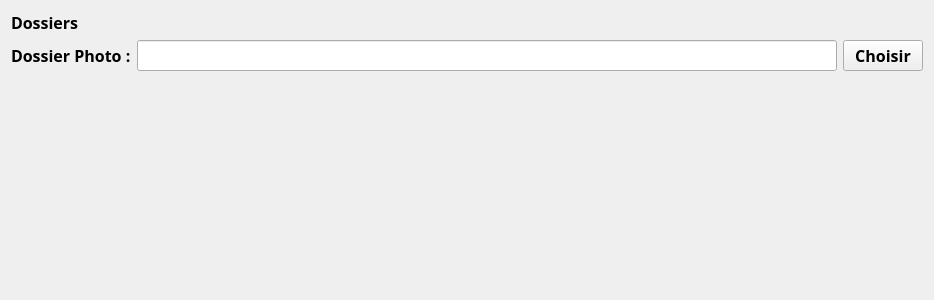
<?xml version="1.0" encoding="UTF-8"?>
<ui version="4.0">
 <class>FenetreCheminDossier</class>
 <widget class="QWidget" name="FenetreCheminDossier">
  <property name="geometry">
   <rect>
    <x>0</x>
    <y>0</y>
    <width>934</width>
    <height>300</height>
   </rect>
  </property>
  <property name="windowTitle">
   <string>Form</string>
  </property>
  <layout class="QGridLayout" name="gridLayout_2">
   <item row="0" column="0">
    <layout class="QGridLayout" name="gridLayout">
     <item row="1" column="1">
      <widget class="QLineEdit" name="txt_url_photo">
       <property name="font">
        <font>
         <family>Corbel</family>
         <pointsize>12</pointsize>
         <weight>75</weight>
         <bold>true</bold>
        </font>
       </property>
       <property name="styleSheet">
        <string notr="true">border-bottom-color: rgb(0, 0, 0);</string>
       </property>
      </widget>
     </item>
     <item row="1" column="0">
      <widget class="QLabel" name="label_14">
       <property name="font">
        <font>
         <family>Corbel</family>
         <pointsize>12</pointsize>
         <weight>75</weight>
         <bold>true</bold>
        </font>
       </property>
       <property name="text">
        <string>Dossier Photo :</string>
       </property>
      </widget>
     </item>
     <item row="1" column="2">
      <widget class="QPushButton" name="btn_select_photo">
       <property name="font">
        <font>
         <family>Corbel</family>
         <pointsize>12</pointsize>
         <weight>75</weight>
         <bold>true</bold>
        </font>
       </property>
       <property name="text">
        <string>Choisir</string>
       </property>
      </widget>
     </item>
     <item row="0" column="0">
      <widget class="QLabel" name="label_15">
       <property name="font">
        <font>
         <family>Corbel</family>
         <pointsize>12</pointsize>
         <weight>75</weight>
         <bold>true</bold>
        </font>
       </property>
       <property name="text">
        <string>Dossiers</string>
       </property>
      </widget>
     </item>
    </layout>
   </item>
   <item row="1" column="0">
    <spacer name="verticalSpacer">
     <property name="orientation">
      <enum>Qt::Vertical</enum>
     </property>
     <property name="sizeHint" stdset="0">
      <size>
       <width>20</width>
       <height>40</height>
      </size>
     </property>
    </spacer>
   </item>
  </layout>
 </widget>
 <resources/>
 <connections/>
</ui>
